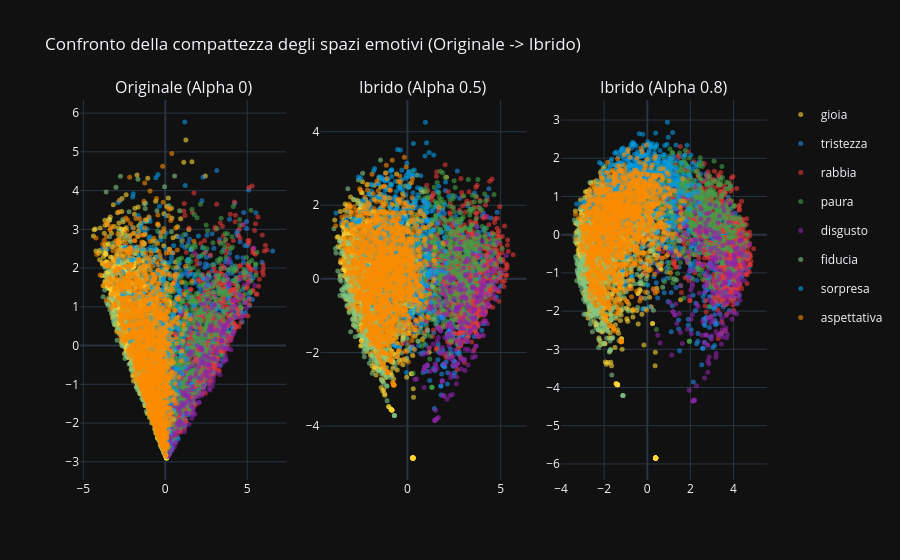

Notebook code cell kept with this figure:
### Markdown cell above
## Visualizzazione dei risultati
Visualizziamo i punteggi emotivi originali e ricalcolati per alcune parole chiave.

### Code cell
from Fase1.pca_utils import perform_pca_analysis
from Fase1.visualizer import plot_pca_single
from plotly.subplots import make_subplots
import plotly.graph_objects as go

# 1. PCA su dati Originali
dom_orig = df_emotions.idxmax(axis=1)
pca_orig = perform_pca_analysis(df_emotions, BASIC_EMOTIONS, dom_orig, scale=True)

# 2. PCA su dati Alpha 0.5 (Ibrido bilanciato)
dom_05 = df_alpha_05.idxmax(axis=1)
pca_05 = perform_pca_analysis(df_alpha_05, BASIC_EMOTIONS, dom_05, scale=True)

# 3. PCA su dati Alpha 0.8 (Dominanza distribuzionale)
dom_08 = df_alpha_08.idxmax(axis=1)
pca_08 = perform_pca_analysis(df_alpha_08, BASIC_EMOTIONS, dom_08, scale=True)

def compare_pca_layouts(pca_list, titles):
    fig = make_subplots(rows=1, cols=len(pca_list), subplot_titles=titles, horizontal_spacing=0.05)
    
    for i, pca_data in enumerate(pca_list):
        df = pca_data['df']
        for emo in BASIC_EMOTIONS:
            emo_data = df[df['Emozione Dominante'] == emo]
            fig.add_trace(
                go.Scatter(
                    x=emo_data['PC1'], y=emo_data['PC2'],
                    mode='markers',
                    marker=dict(color=EMOTION_COLORS[emo], size=5, opacity=0.6),
                    name=emo,
                    showlegend=(i == 0), # Mostra legenda solo per il primo grafico
                    legendgroup=emo
                ),
                row=1, col=i+1
            )
    
    fig.update_layout(title_text="Confronto della compattezza degli spazi emotivi (Originale -> Ibrido)")
    fig.show()

compare_pca_layouts([pca_orig, pca_05, pca_08], ["Originale (Alpha 0)", "Ibrido (Alpha 0.5)", "Ibrido (Alpha 0.8)"])

### Figure 1 — Plotly figure (JSON) as saved in the notebook; plotly's stock layout.template omitted (floating-point values rounded to 4 significant figures; data arrays with more than 128 entries replaced by an {"elided": "..."} marker saying what was removed)
{"data": [{"legendgroup": "gioia", "marker": {"color": "#FDD835", "opacity": 0.6, "size": 5}, "mode": "markers", "name": "gioia", "showlegend": true, "x": {"elided": "1562 float values"}, "y": {"elided": "1562 float values"}, "type": "scatter", "xaxis": "x", "yaxis": "y"}, {"legendgroup": "tristezza", "marker": {"color": "#1E88E5", "opacity": 0.6, "size": 5}, "mode": "markers", "name": "tristezza", "showlegend": true, "x": {"elided": "778 float values"}, "y": {"elided": "778 float values"}, "type": "scatter", "xaxis": "x", "yaxis": "y"}, {"legendgroup": "rabbia", "marker": {"color": "#E53935", "opacity": 0.6, "size": 5}, "mode": "markers", "name": "rabbia", "showlegend": true, "x": {"elided": "704 float values"}, "y": {"elided": "704 float values"}, "type": "scatter", "xaxis": "x", "yaxis": "y"}, {"legendgroup": "paura", "marker": {"color": "#43A047", "opacity": 0.6, "size": 5}, "mode": "markers", "name": "paura", "showlegend": true, "x": {"elided": "653 float values"}, "y": {"elided": "653 float values"}, "type": "scatter", "xaxis": "x", "yaxis": "y"}, {"legendgroup": "disgusto", "marker": {"color": "#8E24AA", "opacity": 0.6, "size": 5}, "mode": "markers", "name": "disgusto", "showlegend": true, "x": {"elided": "248 float values"}, "y": {"elided": "248 float values"}, "type": "scatter", "xaxis": "x", "yaxis": "y"}, {"legendgroup": "fiducia", "marker": {"color": "#81C784", "opacity": 0.6, "size": 5}, "mode": "markers", "name": "fiducia", "showlegend": true, "x": {"elided": "763 float values"}, "y": {"elided": "763 float values"}, "type": "scatter", "xaxis": "x", "yaxis": "y"}, {"legendgroup": "sorpresa", "marker": {"color": "#039BE5", "opacity": 0.6, "size": 5}, "mode": "markers", "name": "sorpresa", "showlegend": true, "x": {"elided": "438 float values"}, "y": {"elided": "438 float values"}, "type": "scatter", "xaxis": "x", "yaxis": "y"}, {"legendgroup": "aspettativa", "marker": {"color": "#FB8C00", "opacity": 0.6, "size": 5}, "mode": "markers", "name": "aspettativa", "showlegend": true, "x": {"elided": "1573 float values"}, "y": {"elided": "1573 float values"}, "type": "scatter", "xaxis": "x", "yaxis": "y"}, {"legendgroup": "gioia", "marker": {"color": "#FDD835", "opacity": 0.6, "size": 5}, "mode": "markers", "name": "gioia", "showlegend": false, "x": {"elided": "1255 float values"}, "y": {"elided": "1255 float values"}, "type": "scatter", "xaxis": "x2", "yaxis": "y2"}, {"legendgroup": "tristezza", "marker": {"color": "#1E88E5", "opacity": 0.6, "size": 5}, "mode": "markers", "name": "tristezza", "showlegend": false, "x": {"elided": "632 float values"}, "y": {"elided": "632 float values"}, "type": "scatter", "xaxis": "x2", "yaxis": "y2"}, {"legendgroup": "rabbia", "marker": {"color": "#E53935", "opacity": 0.6, "size": 5}, "mode": "markers", "name": "rabbia", "showlegend": false, "x": {"elided": "774 float values"}, "y": {"elided": "774 float values"}, "type": "scatter", "xaxis": "x2", "yaxis": "y2"}, {"legendgroup": "paura", "marker": {"color": "#43A047", "opacity": 0.6, "size": 5}, "mode": "markers", "name": "paura", "showlegend": false, "x": {"elided": "618 float values"}, "y": {"elided": "618 float values"}, "type": "scatter", "xaxis": "x2", "yaxis": "y2"}, {"legendgroup": "disgusto", "marker": {"color": "#8E24AA", "opacity": 0.6, "size": 5}, "mode": "markers", "name": "disgusto", "showlegend": false, "x": {"elided": "268 float values"}, "y": {"elided": "268 float values"}, "type": "scatter", "xaxis": "x2", "yaxis": "y2"}, {"legendgroup": "fiducia", "marker": {"color": "#81C784", "opacity": 0.6, "size": 5}, "mode": "markers", "name": "fiducia", "showlegend": false, "x": {"elided": "938 float values"}, "y": {"elided": "938 float values"}, "type": "scatter", "xaxis": "x2", "yaxis": "y2"}, {"legendgroup": "sorpresa", "marker": {"color": "#039BE5", "opacity": 0.6, "size": 5}, "mode": "markers", "name": "sorpresa", "showlegend": false, "x": {"elided": "646 float values"}, "y": {"elided": "646 float values"}, "type": "scatter", "xaxis": "x2", "yaxis": "y2"}, {"legendgroup": "aspettativa", "marker": {"color": "#FB8C00", "opacity": 0.6, "size": 5}, "mode": "markers", "name": "aspettativa", "showlegend": false, "x": {"elided": "1588 float values"}, "y": {"elided": "1588 float values"}, "type": "scatter", "xaxis": "x2", "yaxis": "y2"}, {"legendgroup": "gioia", "marker": {"color": "#FDD835", "opacity": 0.6, "size": 5}, "mode": "markers", "name": "gioia", "showlegend": false, "x": {"elided": "1153 float values"}, "y": {"elided": "1153 float values"}, "type": "scatter", "xaxis": "x3", "yaxis": "y3"}, {"legendgroup": "tristezza", "marker": {"color": "#1E88E5", "opacity": 0.6, "size": 5}, "mode": "markers", "name": "tristezza", "showlegend": false, "x": {"elided": "613 float values"}, "y": {"elided": "613 float values"}, "type": "scatter", "xaxis": "x3", "yaxis": "y3"}, {"legendgroup": "rabbia", "marker": {"color": "#E53935", "opacity": 0.6, "size": 5}, "mode": "markers", "name": "rabbia", "showlegend": false, "x": {"elided": "800 float values"}, "y": {"elided": "800 float values"}, "type": "scatter", "xaxis": "x3", "yaxis": "y3"}, {"legendgroup": "paura", "marker": {"color": "#43A047", "opacity": 0.6, "size": 5}, "mode": "markers", "name": "paura", "showlegend": false, "x": {"elided": "596 float values"}, "y": {"elided": "596 float values"}, "type": "scatter", "xaxis": "x3", "yaxis": "y3"}, {"legendgroup": "disgusto", "marker": {"color": "#8E24AA", "opacity": 0.6, "size": 5}, "mode": "markers", "name": "disgusto", "showlegend": false, "x": {"elided": "268 float values"}, "y": {"elided": "268 float values"}, "type": "scatter", "xaxis": "x3", "yaxis": "y3"}, {"legendgroup": "fiducia", "marker": {"color": "#81C784", "opacity": 0.6, "size": 5}, "mode": "markers", "name": "fiducia", "showlegend": false, "x": {"elided": "1088 float values"}, "y": {"elided": "1088 float values"}, "type": "scatter", "xaxis": "x3", "yaxis": "y3"}, {"legendgroup": "sorpresa", "marker": {"color": "#039BE5", "opacity": 0.6, "size": 5}, "mode": "markers", "name": "sorpresa", "showlegend": false, "x": {"elided": "757 float values"}, "y": {"elided": "757 float values"}, "type": "scatter", "xaxis": "x3", "yaxis": "y3"}, {"legendgroup": "aspettativa", "marker": {"color": "#FB8C00", "opacity": 0.6, "size": 5}, "mode": "markers", "name": "aspettativa", "showlegend": false, "x": {"elided": "1444 float values"}, "y": {"elided": "1444 float values"}, "type": "scatter", "xaxis": "x3", "yaxis": "y3"}], "layout": {"xaxis": {"anchor": "y", "domain": [0.0, 0.3]}, "yaxis": {"anchor": "x", "domain": [0.0, 1.0]}, "xaxis2": {"anchor": "y2", "domain": [0.35, 0.65]}, "yaxis2": {"anchor": "x2", "domain": [0.0, 1.0]}, "xaxis3": {"anchor": "y3", "domain": [0.7, 1.0]}, "yaxis3": {"anchor": "x3", "domain": [0.0, 1.0]}, "annotations": [{"font": {"size": 16}, "showarrow": false, "text": "Originale (Alpha 0)", "x": 0.15, "xanchor": "center", "xref": "paper", "y": 1.0, "yanchor": "bottom", "yref": "paper"}, {"font": {"size": 16}, "showarrow": false, "text": "Ibrido (Alpha 0.5)", "x": 0.5, "xanchor": "center", "xref": "paper", "y": 1.0, "yanchor": "bottom", "yref": "paper"}, {"font": {"size": 16}, "showarrow": false, "text": "Ibrido (Alpha 0.8)", "x": 0.85, "xanchor": "center", "xref": "paper", "y": 1.0, "yanchor": "bottom", "yref": "paper"}], "title": {"text": "Confronto della compattezza degli spazi emotivi (Originale -> Ibrido)"}}}
